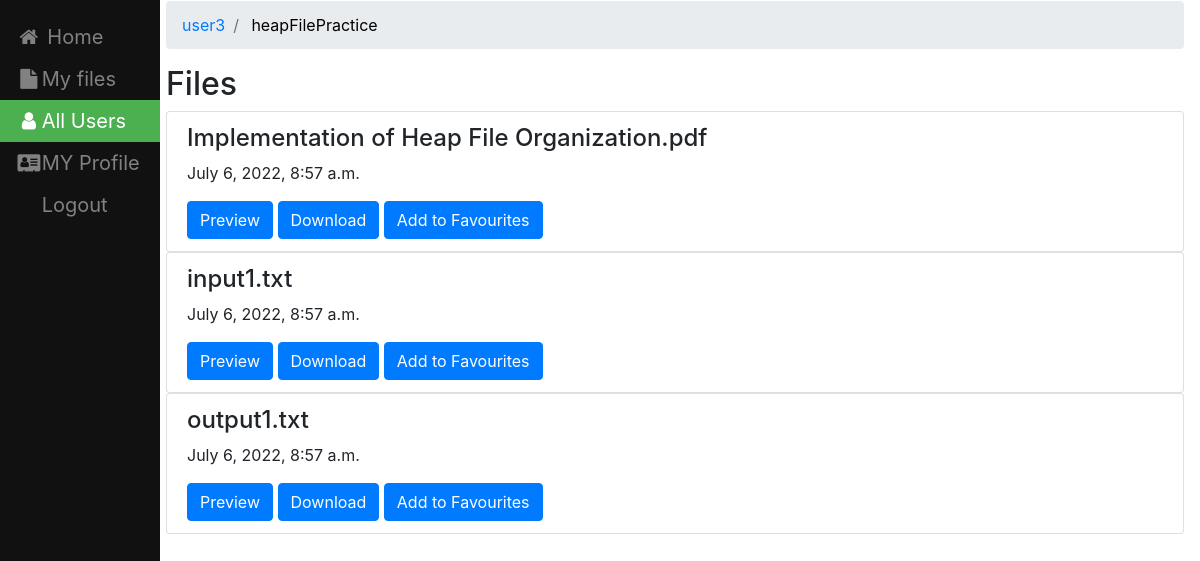
/o/1/ (signed in), run on the app's committed database.
### filesharing/models.py (models this page shows, shortened)
class Folder(models.Model):
    name=models.CharField(max_length=100,null=True,blank=True)
    user=models.ForeignKey(User,on_delete=models.CASCADE, default=None)
    linkedfolder=models.ForeignKey("self",null=True,on_delete=models.CASCADE,blank=True)
    def __str__(self):
        return  self.name

class File(models.Model):
    name = models.CharField(max_length=100,null=True,blank=True)
    file=models.FileField(upload_to=user_directory_path)
    created_on = models.DateTimeField(auto_now_add=True)
    user = models.ForeignKey(User,on_delete=models.CASCADE, default=None)
    folder=models.ForeignKey(Folder,null=True,on_delete=models.CASCADE,blank=True)
    isprivate = models.BooleanField(default=False)

### filesharing/views.py (the view)
# urls.py: path('o/<int:folder_id>/', views.insidefolders, name='detail'),
def insidefolders(request,folder_id):
    f = fav.objects.filter(user=request.user)
    files = f
    fi = set(())
    fold = set(())
    for i in range(len(files)):
        if files[i].sfile:
            fi.add(files[i].sfile.id)
        elif files[i].sfolder:
            fold.add(files[i].sfolder.id)
    folder = get_object_or_404(Folder, pk=folder_id)
    files2= folder.file_set.all()
    files=files2.filter(isprivate=False)
    folders = folder.folder_set.all()
    favfiles = []
    notfavfiles = []
    favfolders = []
    notfavfolders = []
    for i in range(len(files)):
        if files[i].id in fi :
            favfiles.append(files[i])
        else:
             notfavfiles.append(files[i])
    for i in range(len(folders)):
        if folders[i].id in fold:
            favfolders.append(folders[i])
        else:
            notfavfolders.append(folders[i])
    user=folder.user
    temp=folder
    parent_list=[]
    parent_list.append(temp)
    while temp.linkedfolder:
         parent=temp.linkedfolder
         parent_list.append(parent)
         temp=parent
    active_f=parent_list[0]
    parent_list.reverse()
    context = {'folder': folder, 'folders': favfolders,'notfavfolders':notfavfolders, 'files': favfiles,'notfav':notfavfiles, 'folder_id': folder_id, 'parent_list': parent_list,
                'active_folder': active_f,'user':user}
    return render(request, 'filesharing/details.html', context)

### templates/filesharing/details.html (shortened to what this page needs)
{% load static %}
<!DOCTYPE html>
<html lang="en" dir="ltr">
  <head>
    <link rel="stylesheet" type="text/css" href="{%  static "css/styles.css" %}"/>
    <link rel="stylesheet" href="https://cdnjs.cloudflare.com/ajax/libs/font-awesome/4.7.0/css/font-awesome.min.css">
    <link rel="stylesheet" href="https://maxcdn.bootstrapcdn.com/bootstrap/4.0.0/css/bootstrap.min.css">
  </head>
</head>
  <body>
<div class="sidebar">
  <a href="{% url 'filesharing:home1' %}"><i class="fa fa-fw fa-home"></i> Home</a>
  <a   href="{% url 'filesharing:My_Files' %}"><i class="fa fa-fw fa-file"></i>My files</a>
  <a  class="active" href="{% url 'filesharing:allusers' %}"><i class="fa fa-fw fa-user"></i>All Users</a>
  <a href="{% url 'createdprofile' %}"><i class="fa fa-fw fa-address-card"></i>MY Profile</a>
  <a href="{% url 'logout' %}">Logout</a>
</div>
<div class="content">
 <ol class="breadcrumb">
 <li class="breadcrumb-item"> <a href="{% url 'filesharing:allusers' %}"> {{ user.username }} </a> </li>
  {% for parent in parent_list %}
    {% if parent is not active_folder %}
      <li class="breadcrumb-item"> <a href="{% url 'filesharing:detail' parent.id %}"> {{ parent }}</a> </li>
    {% else %}
    <li class="breadcrumb-item active" aria-current="page"><a href="{% url 'filesharing:detail' parent.id %}" style="color:black"> {{ parent }}</a></li>
    {% endif %}
  {% endfor %}
</ol>
  <div class="list-group">
    {%  if notfav or files  %}
  <h2> Files</h2>
  {% endif %}
      {% for file in notfav %}
            <div class="list-group">
                 <div class="list-group-item">
                     <h4 class="list-group-item-text">{{ file.name}}</h4>
                      <p class="list-group-item-text">{{ file.created_on}}</p>
                     <a class="list-group-item-text" href="{{ file.file.url }}" target="_blank"><button type="button" class="btn btn-primary">Preview</button> </a> </td>
                     <a class="list-group-item-text" href="{{ file.file.url }}" target="_blank" download><button type="button" class="btn btn-primary">Download</button></a>
                  <a class="list-group-item-text" href="{% url 'filesharing:starredfile' file.pk %}" ><button type="button" class="btn btn-primary">Add to Favourites</button></a>
                 </div>
            </div>
     {% endfor %}
          </div>
</div>
  </body>
</html>

### static/css/styles.css (style rules this page uses)
.sidebar { height: 100%; width: 160px; position: fixed; z-index: 1; top: 0; left: 0; background-color: #111; overflow-x: hidden; padding-top: 16px; }
.sidebar a { padding: 6px 8px 6px 16px; text-decoration: none; font-size: 20px; color: #818181; display: block; }
.sidebar a.active { background-color: #4CAF50; color: white; }
div.content { margin-left: 150px; padding: 1px 16px; height: 2000px; }

### data on the page
Folder: name "heapFilePractice"
File: name "Implementation of Heap File Organization.pdf", created_on "July 6, 2022, 8:57 a.m."
File: name "input1.txt", created_on "July 6, 2022, 8:57 a.m."
File: name "output1.txt", created_on "July 6, 2022, 8:57 a.m."

### other printed values
{{ user.username }} "user3"
